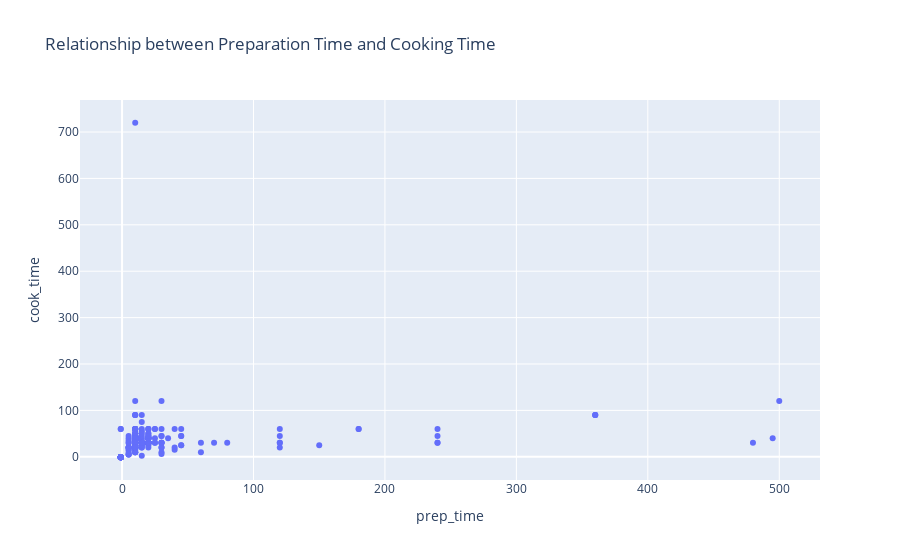

Notebook source saved alongside this figure:
### Code cell
# Create a scatterplot of prep_time on X-axis & cook_time on Y-axis 

fig = px.scatter(df, x="prep_time", y="cook_time", title="Relationship between Preparation Time and Cooking Time") # type: ignore

# Show the plot
fig.show()

### Figure 1 — Plotly figure (JSON) as saved in the notebook; plotly's stock layout.template omitted (floating-point values rounded to 4 significant figures; data arrays with more than 128 entries replaced by an {"elided": "..."} marker saying what was removed)
{"data": [{"hovertemplate": "prep_time=%{x}<br>cook_time=%{y}<extra></extra>", "legendgroup": "", "marker": {"color": "#636efa", "symbol": "circle"}, "mode": "markers", "name": "", "orientation": "v", "showlegend": false, "type": "scatter", "x": {"elided": "255 int values"}, "xaxis": "x", "y": {"elided": "255 int values"}, "yaxis": "y"}], "layout": {"legend": {"tracegroupgap": 0}, "title": {"text": "Relationship between Preparation Time and Cooking Time"}, "xaxis": {"anchor": "y", "domain": [0, 1], "title": {"text": "prep_time"}}, "yaxis": {"anchor": "x", "domain": [0, 1], "title": {"text": "cook_time"}}}}
